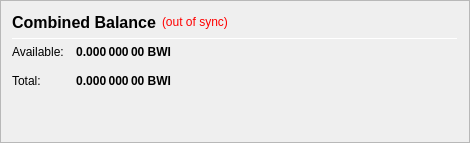
                   <widget class="QFrame" name="frame_CombinedBalances">
                    <property name="minimumSize">
                     <size>
                      <width>470</width>
                      <height>0</height>
                     </size>
                    </property>
                    <property name="frameShape">
                     <enum>QFrame::StyledPanel</enum>
                    </property>
                    <property name="frameShadow">
                     <enum>QFrame::Raised</enum>
                    </property>
                    <layout class="QVBoxLayout" name="verticalLayout_5">
                     <item>
                      <layout class="QHBoxLayout" name="horizontalLayout_5" stretch="0,0,0">
                       <item>
                        <widget class="QLabel" name="label_5z">
                         <property name="minimumSize">
                          <size>
                           <width>0</width>
                           <height>20</height>
                          </size>
                         </property>
                         <property name="font">
                          <font>
                           <pointsize>12</pointsize>
                           <weight>75</weight>
                           <bold>true</bold>
                          </font>
                         </property>
                         <property name="toolTip">
                          <string>Combined Balance (including unconfirmed and immature coins)</string>
                         </property>
                         <property name="text">
                          <string>Combined Balance</string>
                         </property>
                        </widget>
                       </item>
                       <item>
                        <widget class="QLabel" name="labelWalletStatus">
                         <property name="cursor">
                          <cursorShape>WhatsThisCursor</cursorShape>
                         </property>
                         <property name="toolTip">
                          <string>The displayed information may be out of date. Your wallet automatically synchronizes with the Bitwin24 network after a connection is established, but this process has not completed yet.</string>
                         </property>
                         <property name="styleSheet">
                          <string notr="true">QLabel { color: red; }</string>
                         </property>
                         <property name="text">
                          <string notr="true">(out of sync)</string>
                         </property>
                         <property name="alignment">
                          <set>Qt::AlignLeading|Qt::AlignLeft|Qt::AlignVCenter</set>
                         </property>
                        </widget>
                       </item>
                       <item>
                        <spacer name="horizontalSpacer_1">
                         <property name="orientation">
                          <enum>Qt::Horizontal</enum>
                         </property>
                         <property name="sizeHint" stdset="0">
                          <size>
                           <width>40</width>
                           <height>20</height>
                          </size>
                         </property>
                        </spacer>
                       </item>
                      </layout>
                     </item>
                     <item>
                      <widget class="Line" name="line_CombinedBalance">
                       <property name="minimumSize">
                        <size>
                         <width>0</width>
                         <height>1</height>
                        </size>
                       </property>
                       <property name="maximumSize">
                        <size>
                         <width>16777215</width>
                         <height>1</height>
                        </size>
                       </property>
                       <property name="orientation">
                        <enum>Qt::Horizontal</enum>
                       </property>
                      </widget>
                     </item>
                     <item>
                      <layout class="QGridLayout" name="gridLayout_3">
                       <property name="spacing">
                        <number>12</number>
                       </property>
                       <item row="1" column="0">
                        <widget class="QLabel" name="labelBalanceTextz">
                         <property name="text">
                          <string>Available:</string>
                         </property>
                        </widget>
                       </item>
                       <item row="1" column="1">
                        <widget class="QLabel" name="labelBalancez">
                         <property name="font">
                          <font>
                           <weight>75</weight>
                           <bold>true</bold>
                          </font>
                         </property>
                         <property name="cursor">
                          <cursorShape>IBeamCursor</cursorShape>
                         </property>
                         <property name="toolTip">
                          <string>Your current spendable balance</string>
                         </property>
                         <property name="text">
                          <string notr="true">0.000 000 00 BWI</string>
                         </property>
                         <property name="alignment">
                          <set>Qt::AlignRight|Qt::AlignTrailing|Qt::AlignVCenter</set>
                         </property>
                         <property name="textInteractionFlags">
                          <set>Qt::LinksAccessibleByMouse|Qt::TextSelectableByKeyboard|Qt::TextSelectableByMouse</set>
                         </property>
                        </widget>
                       </item>
                       <item row="2" column="0">
                        <widget class="QLabel" name="labelTotalTextz">
                         <property name="text">
                          <string>Total:</string>
                         </property>
                        </widget>
                       </item>
                       <item row="2" column="1">
                        <widget class="QLabel" name="labelTotalz">
                         <property name="font">
                          <font>
                           <weight>75</weight>
                           <bold>true</bold>
                          </font>
                         </property>
                         <property name="cursor">
                          <cursorShape>IBeamCursor</cursorShape>
                         </property>
                         <property name="toolTip">
                          <string>Total Balance, including all unavailable coins.</string>
                         </property>
                         <property name="text">
                          <string notr="true">0.000 000 00 BWI</string>
                         </property>
                         <property name="alignment">
                          <set>Qt::AlignRight|Qt::AlignTrailing|Qt::AlignVCenter</set>
                         </property>
                         <property name="textInteractionFlags">
                          <set>Qt::LinksAccessibleByMouse|Qt::TextSelectableByKeyboard|Qt::TextSelectableByMouse</set>
                         </property>
                        </widget>
                       </item>
                       <item row="2" column="3">
                        <spacer name="horizontalSpacer_2">
                         <property name="orientation">
                          <enum>Qt::Horizontal</enum>
                         </property>
                         <property name="sizeHint" stdset="0">
                          <size>
                           <width>40</width>
                           <height>20</height>
                          </size>
                         </property>
                        </spacer>
                       </item>
                      </layout>
                     </item>
                     <item>
                      <spacer name="verticalSpacer_1">
                       <property name="orientation">
                        <enum>Qt::Vertical</enum>
                       </property>
                       <property name="sizeHint" stdset="0">
                        <size>
                         <width>20</width>
                         <height>40</height>
                        </size>
                       </property>
                      </spacer>
                     </item>
                    </layout>
                   </widget>
